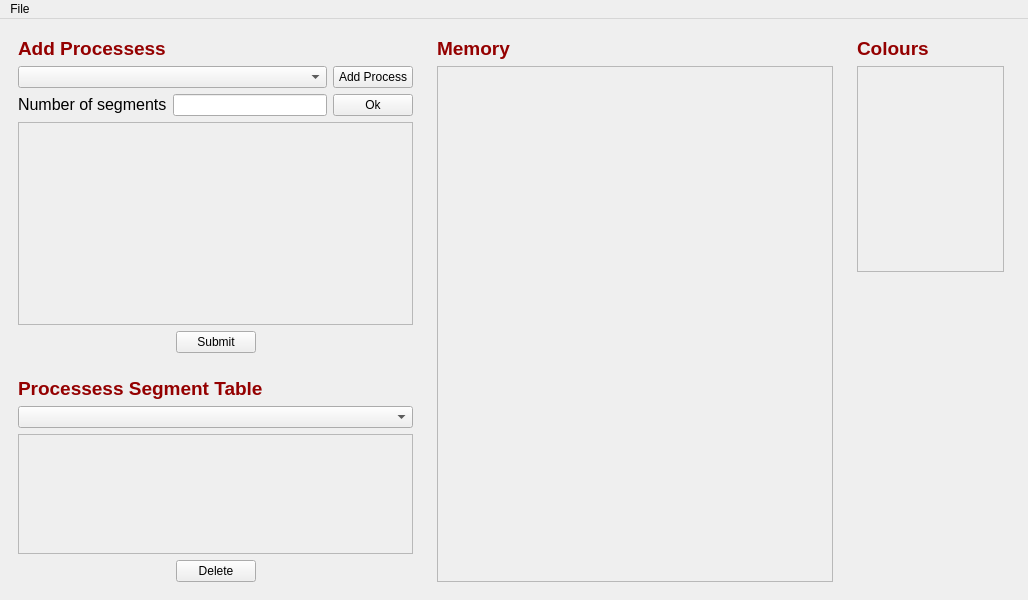
<?xml version="1.0" encoding="UTF-8"?>
<ui version="4.0">
 <class>MainWindow</class>
 <widget class="QMainWindow" name="MainWindow">
  <property name="geometry">
   <rect>
    <x>0</x>
    <y>0</y>
    <width>1028</width>
    <height>600</height>
   </rect>
  </property>
  <property name="windowTitle">
   <string>MainWindow</string>
  </property>
  <widget class="QWidget" name="centralwidget">
   <layout class="QGridLayout" name="gridLayout_4" columnstretch="5,5,2,0">
    <item row="0" column="0">
     <layout class="QVBoxLayout" name="verticalLayout_4" stretch="3,2">
      <item>
       <widget class="QWidget" name="processess_widget_2" native="true">
        <layout class="QVBoxLayout" name="verticalLayout_6">
         <item>
          <layout class="QHBoxLayout" name="horizontalLayout_5">
           <item>
            <widget class="QLabel" name="label_17">
             <property name="text">
              <string>&lt;html&gt;&lt;head/&gt;&lt;body&gt;&lt;p&gt;&lt;span style=&quot; font-size:14pt; font-weight:600; color:#940000;&quot;&gt;Add Processess&lt;/span&gt;&lt;/p&gt;&lt;/body&gt;&lt;/html&gt;</string>
             </property>
            </widget>
           </item>
          </layout>
         </item>
         <item>
          <layout class="QHBoxLayout" name="horizontalLayout_9"/>
         </item>
         <item>
          <layout class="QHBoxLayout" name="horizontalLayout" stretch="4,1">
           <item>
            <widget class="QComboBox" name="add_processes_comboBox"/>
           </item>
           <item>
            <widget class="QPushButton" name="add_process">
             <property name="text">
              <string>Add Process</string>
             </property>
            </widget>
           </item>
          </layout>
         </item>
         <item>
          <layout class="QHBoxLayout" name="horizontalLayout_6">
           <item>
            <widget class="QLabel" name="number_segmants_label">
             <property name="text">
              <string>&lt;html&gt;&lt;head/&gt;&lt;body&gt;&lt;p&gt;&lt;span style=&quot; font-size:12pt;&quot;&gt;Number of segments&lt;/span&gt;&lt;/p&gt;&lt;/body&gt;&lt;/html&gt;</string>
             </property>
            </widget>
           </item>
           <item>
            <widget class="QLineEdit" name="number_segmants_lineEdit"/>
           </item>
           <item>
            <widget class="QPushButton" name="number_segmants_button">
             <property name="text">
              <string>Ok</string>
             </property>
            </widget>
           </item>
          </layout>
         </item>
         <item>
          <widget class="QScrollArea" name="scrollArea_4">
           <property name="widgetResizable">
            <bool>true</bool>
           </property>
           <widget class="QWidget" name="scrollAreaWidgetContents_4">
            <property name="geometry">
             <rect>
              <x>0</x>
              <y>0</y>
              <width>387</width>
              <height>180</height>
             </rect>
            </property>
            <layout class="QGridLayout" name="gridLayout_6">
             <item row="0" column="0">
              <layout class="QGridLayout" name="segmants_layout">
               <property name="verticalSpacing">
                <number>10</number>
               </property>
              </layout>
             </item>
            </layout>
           </widget>
          </widget>
         </item>
         <item>
          <layout class="QHBoxLayout" name="horizontalLayout_11">
           <item>
            <spacer name="horizontalSpacer_15">
             <property name="orientation">
              <enum>Qt::Horizontal</enum>
             </property>
             <property name="sizeHint" stdset="0">
              <size>
               <width>40</width>
               <height>20</height>
              </size>
             </property>
            </spacer>
           </item>
           <item>
            <widget class="QPushButton" name="submit_button">
             <property name="text">
              <string>Submit</string>
             </property>
            </widget>
           </item>
           <item>
            <spacer name="horizontalSpacer_19">
             <property name="orientation">
              <enum>Qt::Horizontal</enum>
             </property>
             <property name="sizeHint" stdset="0">
              <size>
               <width>40</width>
               <height>20</height>
              </size>
             </property>
            </spacer>
           </item>
          </layout>
         </item>
        </layout>
       </widget>
      </item>
      <item>
       <widget class="QWidget" name="processess_widget" native="true">
        <layout class="QVBoxLayout" name="verticalLayout_3">
         <item>
          <layout class="QHBoxLayout" name="horizontalLayout_4">
           <item>
            <widget class="QLabel" name="label_5">
             <property name="text">
              <string>&lt;html&gt;&lt;head/&gt;&lt;body&gt;&lt;p&gt;&lt;span style=&quot; font-size:14pt; font-weight:600; color:#940000;&quot;&gt;Processess Segment Table&lt;/span&gt;&lt;/p&gt;&lt;/body&gt;&lt;/html&gt;</string>
             </property>
            </widget>
           </item>
          </layout>
         </item>
         <item>
          <layout class="QHBoxLayout" name="horizontalLayout_8">
           <item>
            <widget class="QComboBox" name="processes_combo_box"/>
           </item>
          </layout>
         </item>
         <item>
          <widget class="QScrollArea" name="scrollArea_2">
           <property name="widgetResizable">
            <bool>true</bool>
           </property>
           <widget class="QWidget" name="scrollAreaWidgetContents_2">
            <property name="geometry">
             <rect>
              <x>0</x>
              <y>0</y>
              <width>387</width>
              <height>111</height>
             </rect>
            </property>
            <layout class="QGridLayout" name="gridLayout_5">
             <item row="0" column="0">
              <layout class="QGridLayout" name="segmants_layout_answer">
               <property name="verticalSpacing">
                <number>10</number>
               </property>
              </layout>
             </item>
            </layout>
           </widget>
          </widget>
         </item>
         <item>
          <layout class="QHBoxLayout" name="horizontalLayout_7">
           <item>
            <spacer name="horizontalSpacer_11">
             <property name="orientation">
              <enum>Qt::Horizontal</enum>
             </property>
             <property name="sizeHint" stdset="0">
              <size>
               <width>40</width>
               <height>20</height>
              </size>
             </property>
            </spacer>
           </item>
           <item>
            <widget class="QPushButton" name="delete_process">
             <property name="text">
              <string>Delete</string>
             </property>
            </widget>
           </item>
           <item>
            <spacer name="horizontalSpacer_12">
             <property name="orientation">
              <enum>Qt::Horizontal</enum>
             </property>
             <property name="sizeHint" stdset="0">
              <size>
               <width>40</width>
               <height>20</height>
              </size>
             </property>
            </spacer>
           </item>
          </layout>
         </item>
        </layout>
       </widget>
      </item>
     </layout>
    </item>
    <item row="0" column="1">
     <widget class="QWidget" name="widget_2" native="true">
      <layout class="QVBoxLayout" name="verticalLayout_2">
       <item>
        <layout class="QHBoxLayout" name="horizontalLayout_3">
         <item>
          <widget class="QLabel" name="label_4">
           <property name="text">
            <string>&lt;html&gt;&lt;head/&gt;&lt;body&gt;&lt;p&gt;&lt;span style=&quot; font-size:14pt; font-weight:600; color:#940000;&quot;&gt;Memory&lt;/span&gt;&lt;/p&gt;&lt;/body&gt;&lt;/html&gt;</string>
           </property>
          </widget>
         </item>
        </layout>
       </item>
       <item>
        <widget class="QScrollArea" name="scrollArea">
         <property name="widgetResizable">
          <bool>true</bool>
         </property>
         <widget class="QWidget" name="scrollAreaWidgetContents">
          <property name="geometry">
           <rect>
            <x>0</x>
            <y>0</y>
            <width>389</width>
            <height>510</height>
           </rect>
          </property>
          <layout class="QGridLayout" name="gridLayout_3" columnstretch="3,1,10">
           <property name="horizontalSpacing">
            <number>0</number>
           </property>
           <item row="0" column="1">
            <layout class="QVBoxLayout" name="ruler_layout">
             <property name="spacing">
              <number>0</number>
             </property>
            </layout>
           </item>
           <item row="0" column="2">
            <layout class="QVBoxLayout" name="memory_layout">
             <property name="spacing">
              <number>0</number>
             </property>
            </layout>
           </item>
           <item row="0" column="0">
            <spacer name="horizontalSpacer_3">
             <property name="orientation">
              <enum>Qt::Horizontal</enum>
             </property>
             <property name="sizeHint" stdset="0">
              <size>
               <width>40</width>
               <height>20</height>
              </size>
             </property>
            </spacer>
           </item>
          </layout>
         </widget>
        </widget>
       </item>
      </layout>
     </widget>
    </item>
    <item row="0" column="2">
     <widget class="QWidget" name="widget_3" native="true">
      <layout class="QVBoxLayout" name="verticalLayout_5" stretch="0,2,3">
       <item>
        <widget class="QLabel" name="label_16">
         <property name="text">
          <string>&lt;html&gt;&lt;head/&gt;&lt;body&gt;&lt;p&gt;&lt;span style=&quot; font-size:14pt; font-weight:600; color:#940000;&quot;&gt;Colours&lt;/span&gt;&lt;/p&gt;&lt;/body&gt;&lt;/html&gt;</string>
         </property>
         <property name="alignment">
          <set>Qt::AlignLeading|Qt::AlignLeft|Qt::AlignVCenter</set>
         </property>
        </widget>
       </item>
       <item>
        <widget class="QScrollArea" name="scrollArea_3">
         <property name="widgetResizable">
          <bool>true</bool>
         </property>
         <widget class="QWidget" name="scrollAreaWidgetContents_3">
          <property name="geometry">
           <rect>
            <x>0</x>
            <y>0</y>
            <width>144</width>
            <height>201</height>
           </rect>
          </property>
          <layout class="QGridLayout" name="gridLayout">
           <item row="0" column="0">
            <layout class="QGridLayout" name="gridLayout_2" columnstretch="0"/>
           </item>
          </layout>
         </widget>
        </widget>
       </item>
       <item>
        <spacer name="verticalSpacer">
         <property name="orientation">
          <enum>Qt::Vertical</enum>
         </property>
         <property name="sizeHint" stdset="0">
          <size>
           <width>20</width>
           <height>40</height>
          </size>
         </property>
        </spacer>
       </item>
      </layout>
     </widget>
    </item>
    <item row="0" column="3">
     <widget class="QWidget" name="widget" native="true"/>
    </item>
   </layout>
  </widget>
  <widget class="QMenuBar" name="menuBar">
   <property name="geometry">
    <rect>
     <x>0</x>
     <y>0</y>
     <width>1028</width>
     <height>21</height>
    </rect>
   </property>
   <widget class="QMenu" name="menuFile">
    <property name="title">
     <string>File</string>
    </property>
    <addaction name="actionNew"/>
    <addaction name="actionExit"/>
   </widget>
   <addaction name="menuFile"/>
  </widget>
  <action name="actionNew">
   <property name="text">
    <string>New</string>
   </property>
  </action>
  <action name="actionExit">
   <property name="text">
    <string>Exit</string>
   </property>
  </action>
 </widget>
 <resources/>
 <connections/>
</ui>
